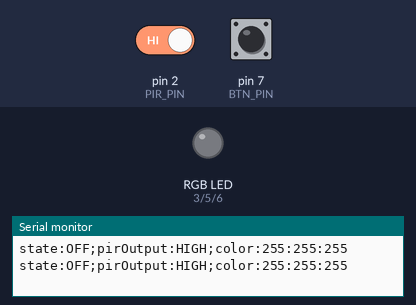
Recording of a sketch running on a simulated Arduino Uno, built with avr-gcc and run on an emulated ATmega328P. Parts: an RGB LED mixed from three pins (HIGH = lit), the last lines printed to the serial monitor. The test bench sets the inputs (shaded band); at power-on: pin 7 (BTN_PIN) LOW, pin 2 (PIR_PIN) HIGH.

Above: at 1.2 s.
1.3 s: pin 7 (BTN_PIN) pulled HIGH for 0.15 s
At 2.5 s:
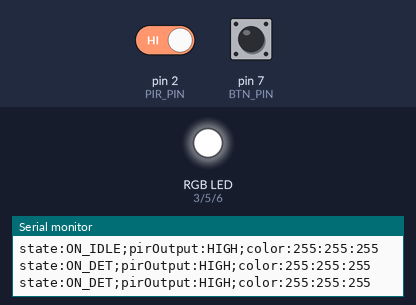
2.9 s: pin 2 (PIR_PIN) driven LOW
5.4 s: pin 7 (BTN_PIN) pulled HIGH for 1 s
At 6.0 s:
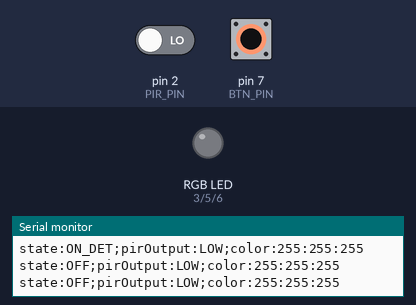
7.9 s: pin 7 (BTN_PIN) driven HIGH
10.4 s: pin 2 (PIR_PIN) driven HIGH
At 11.5 s:
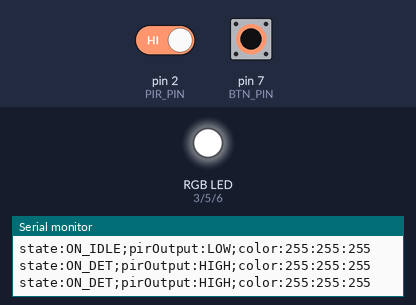
11.9 s: pin 7 (BTN_PIN) pulsed LOW 2 times (0.12 s each, 0.3 s apart)
At 12.23 s:
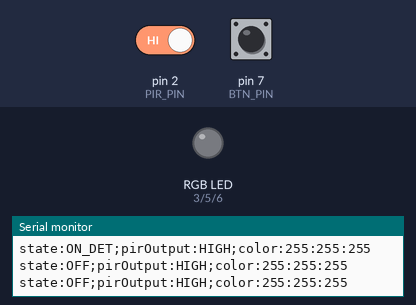
Timing chart, 0 to 14.9 s (numbered marks = the images above; inputs shaded):
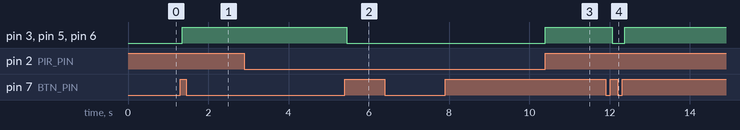

Measured:
- after the input at 1.3 s, pin 3 (R_PIN), pin 5 (G_PIN), pin 6 (B_PIN): LOW → HIGH after 0.05 s
- after the input at 5.4 s, pin 3 (R_PIN), pin 5 (G_PIN), pin 6 (B_PIN): HIGH → LOW after 0.05 s
- after the input at 10.4 s, pin 3 (R_PIN), pin 5 (G_PIN), pin 6 (B_PIN): LOW → HIGH at once
- after the input at 11.9 s, pin 3 (R_PIN), pin 5 (G_PIN), pin 6 (B_PIN): HIGH → LOW after 0.17 s, → HIGH 0.30 s later

The sketch:

MotionLighting.ino
```cpp
#include "RGBLED.hpp"
#include "PIR.hpp"
#include "MotionSM.hpp"
#include "MotionCommand.hpp"
#include "defines.hpp"
#include "Button.hpp"

PIR pir(PIR_PIN);
RGBLED led(R_PIN, G_PIN, B_PIN);
Button btn(BTN_PIN);
MotionSM sm(led);
MotionCommand mc(led);

unsigned long lastSerialTime = 0;

int lastPirState;
int lastBtnState;

void setup()
{
    lastPirState = LOW;
    lastBtnState = LOW;

    pir.setup();
    btn.setup();

    Serial.begin(9600);
    Serial.println();
}
void loop()
{
    int pirState = pir.isDetected();
    int btnState = btn.getButtonState();

    sm.nextStateLogic(btnState, pirState);
    sm.stateActions();

    bool btnChanged = (btnState != lastBtnState);
    bool pirChanged = (pirState != lastPirState);
    bool cmdFound = false;

    if (Serial.available() > 0)
    {
        String cmd = Serial.readString();
        cmdFound = mc.processCmd(cmd);
        Serial.flush();
    }

    if (allowSerialWrite(lastSerialTime, btnChanged, pirChanged, cmdFound))
    {
        lastSerialTime = millis();
        String state = sm.getState();
        String pirOutput = IOString(pirState);
        String color = led.getColor();
        Serial.println("state:" + state + ";pirOutput:" + pirOutput + ";color:" + color);
    }

    lastPirState = pirState;
    lastBtnState = btnState;
}

bool allowSerialWrite(unsigned long lastTime, bool btnChanged, bool pirChanged, bool cmdFound)
{
    unsigned long currentTime = millis();
    bool serialDelayElapsed = (currentTime - lastTime > SERIAL_DELAY);

    return serialDelayElapsed || btnChanged || pirChanged || cmdFound;
}

String IOString(int ioElement)
{
    return (ioElement == HIGH) ? "HIGH" : "LOW";
}
```

Button.hpp
```cpp
#pragma once

#include "defines.hpp"

/**
 *  class: Button
 *
 *  Description:
 *      Abstraction of an active HIGH button.
 *
 *      Used DEBOUNCE_DELAY from defines.hpp
 *
 *  Methods:
 *      Constructor takes in integer corresponding to
 *          pin number of the button on the Arduino.
 *
 *      Requires an explicit setup().
 *
 *      getButtonState() debounces button and returns
 *          debounced result. Returns -1 if uninitialised.
 */
class Button
{
    private:
        bool initDone;

        int pin;
        int state;      // debounce state
        int lastState;  // last actual read state
        unsigned long lastDebounceTime;

    public:
        Button(int pinNum)
        {
            initDone = false;

            pin = pinNum;
            state = LOW;
            lastState = LOW;
            lastDebounceTime = 0;
        }

        // explicit pint setup for button
        void setup()
        {
            pinMode(pin, INPUT);
            initDone = true;
        }

        // retrieve debounced button state
        int getButtonState()
        {
            int ret = -1;

            if (initDone)
            {
                ret = LOW;

                int currentState = digitalRead(pin);
                //Serial.println(currentState);
                if (currentState != lastState)
                {
                    lastDebounceTime = millis();
                }

                unsigned long deltaT = millis() - lastDebounceTime;
                if (deltaT > DEBOUNCE_DELAY)
                {
                    if (currentState != state)
                    {
                        state = currentState;
                        if (state == HIGH)
                        {
                            ret = HIGH;
                        }
                    }
                }

                lastState = currentState;
            }

            return ret;
        }
};
```

MotionCommand.hpp
```cpp
#pragma once

#include "RGBLED.hpp"

/**
 *  Name: MotionCommand
 *
 *  Description:
 *      Parses commands in the form:
 *          'r:111,g:111,b:111' (in no particular order)
 */
class MotionCommand
{
    private:
        RGBLED& led;

        int getRGBVal(char rgb, String cmd)
        {

        }

        void constructPairs(String cmd, char delim, int& pairCount, String* pairs)
        {
            // construct pairs e.g. 'r:111', 'g:111'
            String tmp = "";
            int len = cmd.length() - 1; // remove newline
            for(int i = 0; i < len; i++)
            {
                char tmpChar = cmd[i];
                Serial.println("L: " + String(tmpChar) + ", " + String(int(tmpChar)));

                if (tmpChar == delim || i == len - 1)
                {
                    if (i == len - 1)
                    {
                        tmp += String(tmpChar);
                    }
                    pairs[pairCount++] = tmp;
                    Serial.println("BREAK - " + String(pairs[pairCount-1]));
                    tmp = "";
                }
                else
                {
                    tmp += String(tmpChar);
                }
//                if (tmpChar != delim || tmpChar == '\n')
//                {
//                    pairs[pairCount++] = tmp;
//                    Serial.println("new: " + tmp);
//                    tmp = "";
//                }
//                else
//                {
//                    tmp += String(tmpChar);
//                    Serial.println("tmpt: " + tmp);
//                }
            }

            //Serial.flush();

            return;
        }

    public:
        MotionCommand(RGBLED& led) : led(led)
        {}

        // example cmd: r:1,g:2,b:3
        bool processCmd(String cmd)
        {
            char delim = ',';
            int r = 0, g = 0, b = 0;
            int pairCount = 0;
            int len = cmd.length() - 1; // remove newline char
            String pairs[3];

            int delimCount = 0;
            int rIdx = -1, gIdx = -1, bIdx = -1;
            for(int i = 0; i < len; i++)
            {
                char tmp = cmd[i];
                if (tmp ==  delim)
                    delimCount++;
                else
                {
                    switch(tmp)
                    {
                        case 'r':
                            rIdx = i;
                            break;
                        case 'b':
                            bIdx = i;
                            break;
                        case 'g':
                            gIdx = i;
                            break;
                    }
                }
            }

            if (delimCount == 2 && rIdx != -1 && gIdx != -1 && bIdx != -1)
            {
//                Serial.println(rIdx);
//                Serial.println(gIdx);
//                Serial.println(bIdx);
                String rStr = "", gStr = "", bStr = "";
                for(int i = rIdx + 2; i < gIdx - 1; i++)
                {
//                    Serial.println(String(cmd[i]));
                    rStr += String(cmd[i]);
                }

                for(int i = gIdx + 2; i < bIdx - 1; i++)
                {
                    gStr += String(cmd[i]);
                }

                for(int i = bIdx + 2; i < cmd.length(); i++)
                {
                    bStr += String(cmd[i]);
                }

//                Serial.println(rStr);
//                Serial.println(gStr);
//                Serial.println(bStr);

                int r, g, b;
                r = rStr.toInt();
                g = gStr.toInt();
                b = bStr.toInt();

                led.setColor(r, g, b);
            }

            return true;
        }
};
```

MotionSM.hpp
```cpp
#pragma once

#include "defines.hpp"
#include "PIR.hpp"
#include "RGBLED.hpp"

/**
 *  Name: MDState
 *
 *  Description:
 *      States for Motion Detector State Machine
 *
 *      Uses FOREACH_MDSTATE and GENERATE_ENUM
 *          from defines.hpp
 */
enum MDState
{
    FOREACH_MDSTATE(GENERATE_ENUM)
};

/**
 *  Name: MDStateString
 *
 *  Description:
 *  Uses pre-processor magic to get state
 *          strings for each state in MDState.
 *
 *      Uses FOREACH_MDSTATE and GENERATE_STRING
 *          from defines.hpp
 */
static const char* MDStateString[] =
{
    FOREACH_MDSTATE(GENERATE_STRING)
};

/**
 *  Name: MotionSM
 *
 *  Description:
 *      The state machine for the motion detector.
 *
 *      States:
 *          OFF
 *              LEDs are off. No response to PIR input.
 *          ON_IDLE
 *              LEDs are off. Waits for PIR to go HIGH.
 *          ON_DET
 *              LEDs are on. Waits for PIR to go LOW.
 *          CUSTOM
 *              LEDs are on. Uses cmd parameter to
 *                  select color.
 *
 *  Methods:
 *      Constructor requires an LED (for output)
 *
 *      Requires explicit setup()
 *
 *      nextStateLogic() takes in inputs (btn, detection, cmd)
 *          and decides the next state.
 *
 *      stateActions() processes LED output for current state.
 *
 *      printState() prints the current state to serial.
 */
class MotionSM
{
    private:
        MDState currentState;

        RGBLED& led;

        double timer;       // perhaps unneeded

    public:
        MotionSM(RGBLED& led) : led(led)
        {
            currentState = MDState::OFF;
        }

        // determine the next state based on inputs
        void nextStateLogic(int btn, int detection)
        {
            MDState nextState = currentState;

            switch(currentState)
            {
                case MDState::OFF:
                {
                    if (btn == HIGH)
                    {
                        nextState = MDState::ON_IDLE;
                    }

                    break;
                }
                case MDState::ON_IDLE:
                {
                    if (btn == HIGH)
                    {
                      nextState = MDState::OFF;
                    }
                    else if (detection == HIGH)
                    {
                      nextState = MDState::ON_DET;
                      timer = millis();
                    }

                    break;
                }
                case MDState::ON_DET:
                {
                    double deltaT = millis() - timer;
                    if (btn == HIGH)
                    {
                        nextState = MDState::OFF;
                    }
//                    else if (cmd != 0)
//                    {
//                        nextState = MDState::CUSTOM;
//                    }
                    else if (deltaT > MD_ON_TIME)
                    {
                        nextState = MDState::ON_IDLE;
                    }

                    // reset timer whenever movement detected.
                    if (detection == HIGH)
                    {
                        timer = millis();
                    }

                    break;
                }
//                case MDState::CUSTOM:
//                {
//                    if (btn == HIGH)
//                    {
//                        nextState = MDState::OFF;
//                    }
//
//                    break;
//                }
                default:
                {
                    break;
                }
            }

            currentState = nextState;
        }

        // process state actions
        void stateActions()
        {
            switch(currentState)
            {
                case MDState::OFF:
                case MDState::ON_IDLE:
                {
                    led.off();
                    break;
                }
                case MDState::ON_DET:
//                case MDState::CUSTOM:
                {
                    led.on();
                    break;
                }
            }
        }

        // print current state to serial
        void printState()
        {
            Serial.println("State:");
            Serial.println(getState());
        }

        String getState()
        {
            return MDStateString[currentState];
        }
};
```

PIR.hpp
```cpp
#pragma once

/**
 *  Name: PIR
 *
 *  Description:
 *      Wrapper for ElectroPeak HC-SR501 PIR sensor
 *
 *  Methods:
 *      Constructor takes in pin number for PIR output.
 *
 *      detect() reads from current PIR output.
 *
 *      Requires explicit setup() for pinmode.
 *
 *      isDetected() returns if the PIR detects anything.
 */
class PIR
{
    private:
        int detected;
        int pinNum;
        bool initDone;

        // check if PIR is detected
        void detect()
        {
            int det = LOW;

            if (initDone)
            {
                det = digitalRead(pinNum);
            }

            detected = det;
        }

    public:
        PIR(int pin)
        {
            detected = LOW;
            pinNum = pin;
            initDone = false;
        }

        // perform pinmode setup
        void setup()
        {
            pinMode(pinNum, INPUT);
            initDone = true;
        }

        // Check if PIR has detected motion
        int isDetected()
        {
            detect();

            int ret = detected;
            if (!initDone)
            {
                ret = -1;
            }

            return ret;
        }
};
```

RGBLED.hpp
```cpp
#pragma once

/**
 *  Name: RGBLED
 *
 *  Description:
 *      An RGB LED class.
 *
 *  Methods:
 *      Constructor takes in pin numbers.
 *
 *      Requires explicit setup() for pinmode.
 *
 *      trimVal(val) ensures val is between
 *          RGB_MIN and RGB_MAX
 *
 *      setColor(r, g, b) allows for RGB  values
 *          to be customised.
 *
 *      on() and off() turn the LEDs on or off.
 */
class RGBLED
{
    private:
        const int RGB_MIN = 0;
        const int RGB_MAX = 255;

        int rPin;
        int gPin;
        int bPin;
        bool initDone;

        // RGB values, 255 max
        int r;
        int g;
        int b;

        // ensure RGB min and max bounds
        int trimVal(int val)
        {
            if (val > RGB_MAX)
            {
                val = RGB_MAX;
            }

            if (val < RGB_MIN)
            {
                val = RGB_MIN;
            }

            return val;
        }

    public:
        RGBLED(int rPin, int gPin, int bPin) :
            rPin(rPin), gPin(gPin), bPin(bPin)
        {
            // default color = WHITE
            r = 255;
            g = 255;
            b = 255;

            initDone = false;
        }

        void setup()
        {
            pinMode(rPin, OUTPUT);
            pinMode(gPin, OUTPUT);
            pinMode(bPin, OUTPUT);
        }

        void setColor(int rVal, int gVal, int bVal)
        {
            r = trimVal(rVal);
            g = trimVal(gVal);
            b = trimVal(bVal);
        }

        void on()
        {
            analogWrite(rPin, r);
            analogWrite(gPin, g);
            analogWrite(bPin, b);
        }

        void off()
        {
            analogWrite(rPin, 0);
            analogWrite(gPin, 0);
            analogWrite(bPin, 0);
        }

        String getColor()
        {
            return String(r) + ":" + String(g) + ":" + String(b);
        }
};
```

defines.hpp
```cpp
#define PIR_PIN 2
#define R_PIN 3
#define G_PIN 5
#define B_PIN 6
#define BTN_PIN 7

#define DELAY_TIME 1000
#define MD_ON_TIME 10000
#define DEBOUNCE_DELAY 50
#define SERIAL_DELAY 1000

#define FOREACH_MDSTATE(MDSTATE) \
        MDSTATE(OFF)      \
        MDSTATE(ON_IDLE)  \
        MDSTATE(ON_DET)   //\
//        MDSTATE(CUSTOM)

#define GENERATE_ENUM(ENUM) ENUM,
#define GENERATE_STRING(STRING) #STRING,
```
